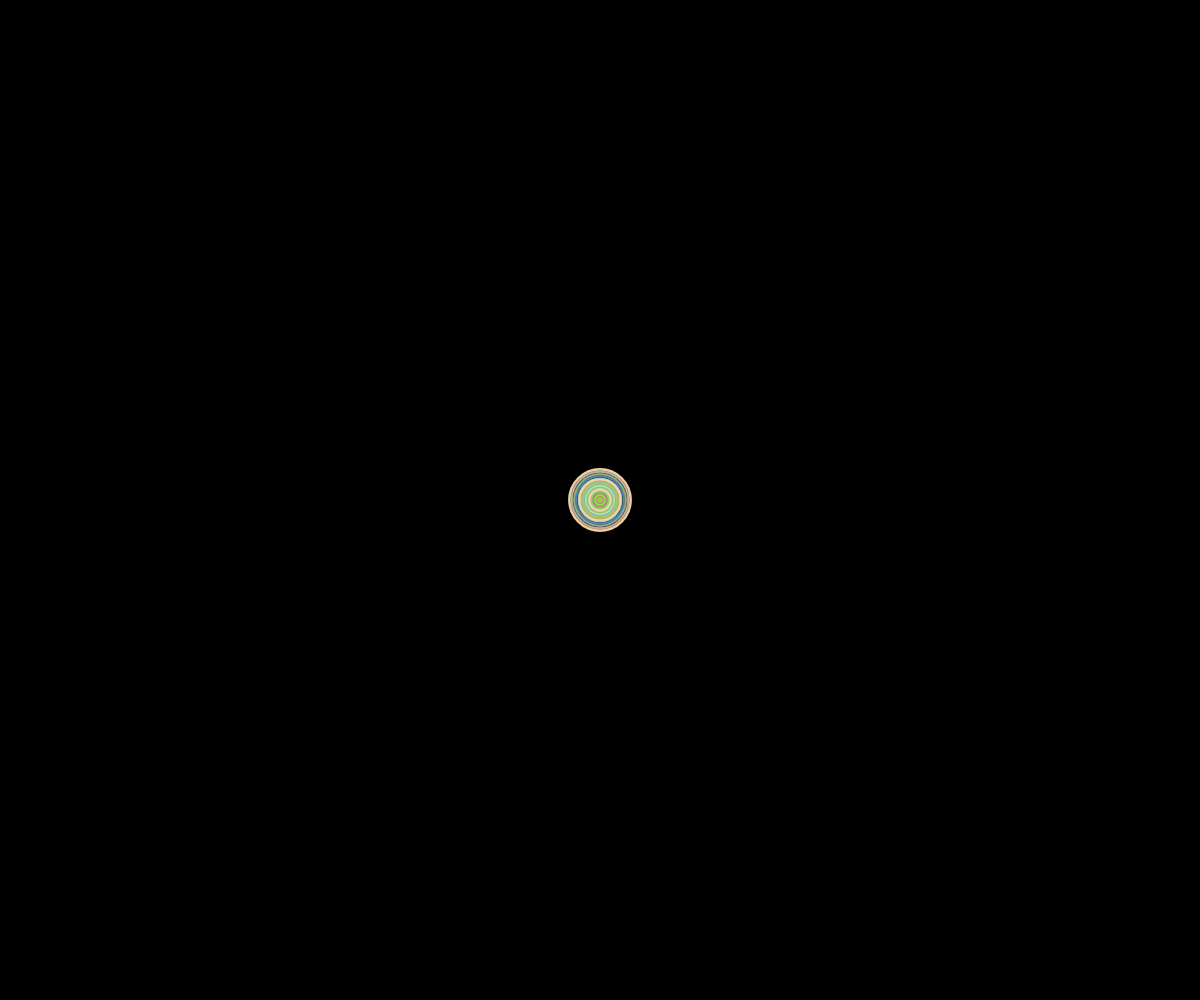
Frame 1 (no input)
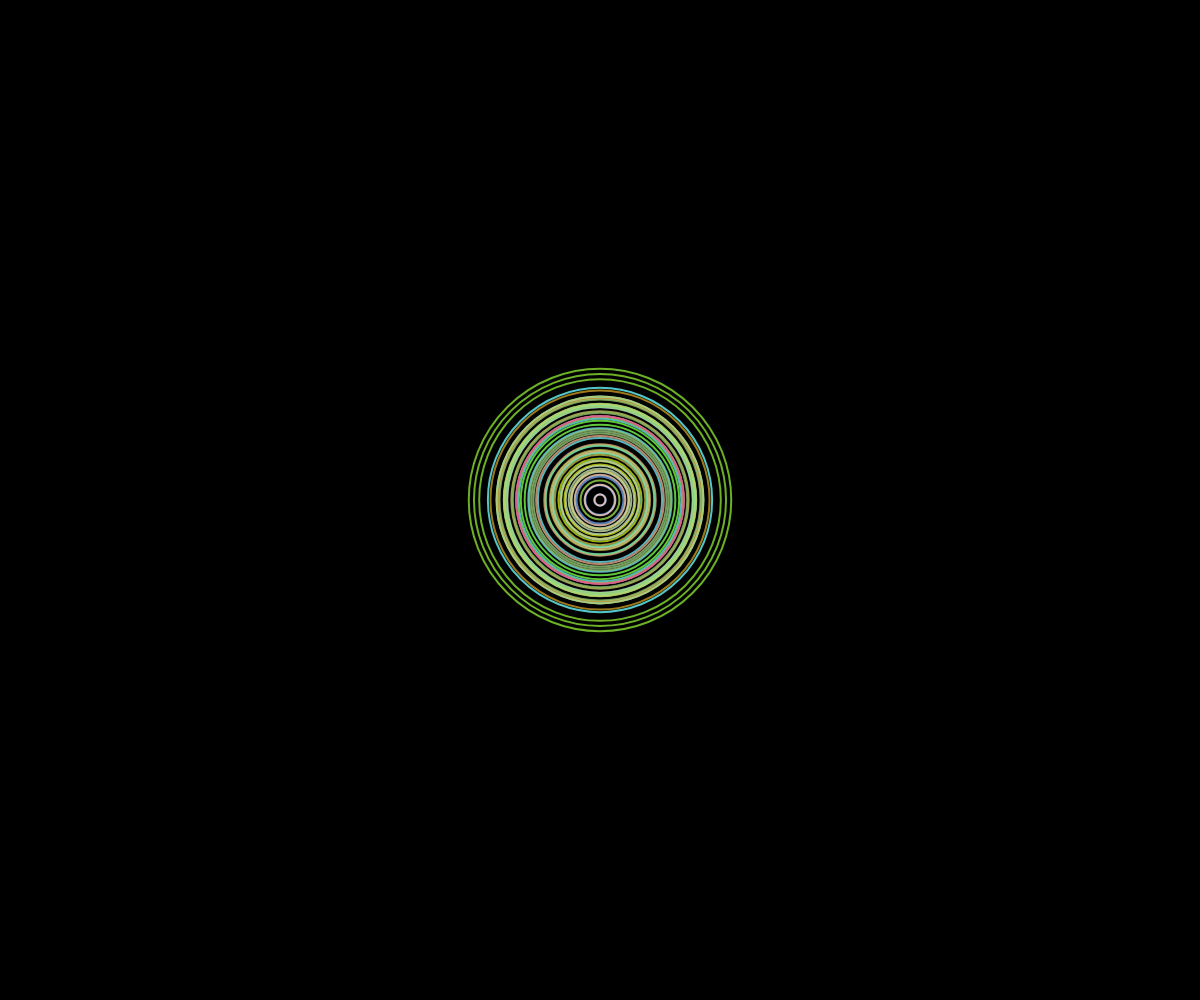
Frame 60 (no input)
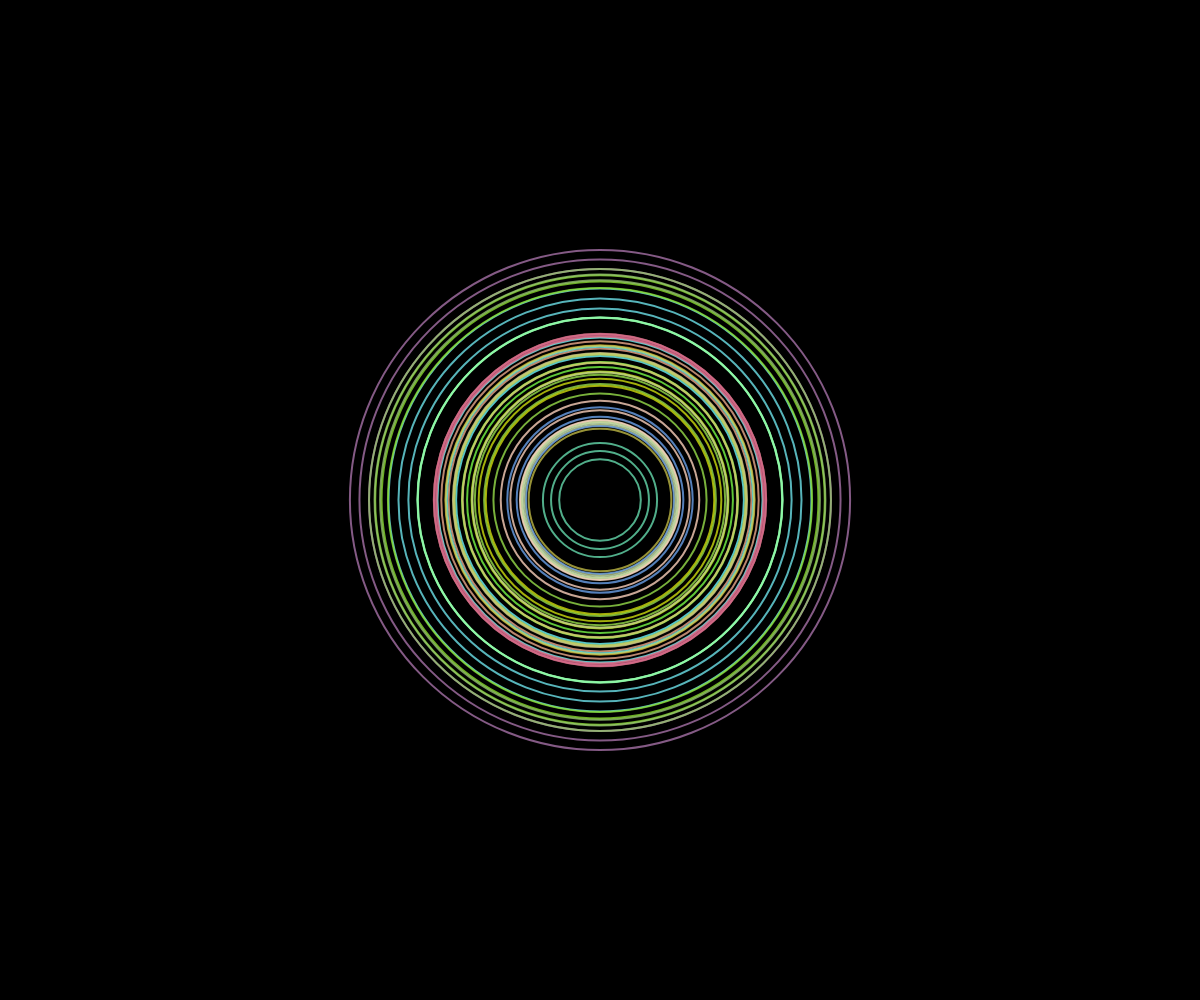
Frame 120 (the mouse pressed at the canvas centre since frame 60)

The p5.js sketch that drew these frames (run headless with seeded random() and noise() and a simulated clock; from frame 60 on, the mouse is pressed at the canvas centre):

// p5.js sketch
// ── sketch.js
let rings = [];

function setup() {
  createCanvas(windowWidth, windowHeight);
  // Initialize rings with varying properties
  for (let i = 0; i < 20; i++) {
    rings.push({
      radius: 0,
      maxRadius: random(200, 600),
      speed: random(0.5, 2),
      angle: random(TWO_PI),
      color: color(random(100, 255), random(100, 255), random(255), 200),
      ripplePhase: random(TWO_PI)
    });
  }
}

function draw() {
  background(0);
  
  // Draw each ring
  for (let i = 0; i < rings.length; i++) {
    let ring = rings[i];
    
    // Update radius based on speed and time
    ring.radius += ring.speed;
    
    // Add ripple effect using sine wave
    let rippleOffset = sin(ring.ripplePhase) * 10;
    ring.ripplePhase += 0.05;
    
    // Draw the ring with a glow effect
    noFill();
    stroke(ring.color);
    strokeWeight(2);
    
    // Draw multiple concentric circles to simulate ripple
    for (let j = 0; j < 3; j++) {
      let r = ring.radius + rippleOffset * (j + 1);
      ellipse(width / 2, height / 2, r * 2, r * 2);
    }
    
    // Reset if ring is too large
    if (ring.radius > ring.maxRadius) {
      ring.radius = 0;
      ring.angle = random(TWO_PI);
      ring.color = color(random(100, 255), random(100, 255), random(255), 200);
    }
  }
}

function windowResized() {
  resizeCanvas(windowWidth, windowHeight);
}
